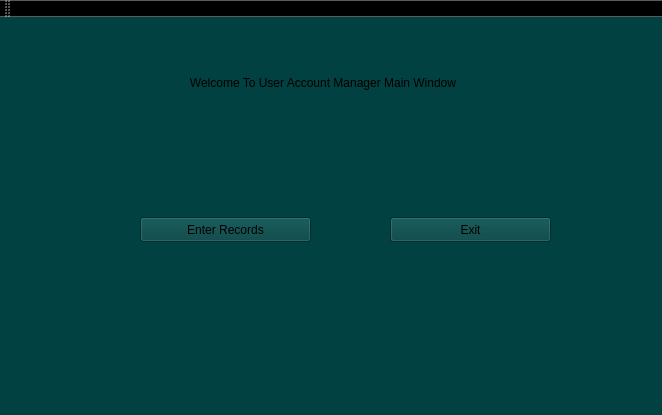
<?xml version="1.0" encoding="UTF-8"?>
<ui version="4.0">
 <class>MainWindow</class>
 <widget class="QMainWindow" name="MainWindow">
  <property name="geometry">
   <rect>
    <x>0</x>
    <y>0</y>
    <width>662</width>
    <height>415</height>
   </rect>
  </property>
  <property name="cursor">
   <cursorShape>ArrowCursor</cursorShape>
  </property>
  <property name="windowTitle">
   <string>MainWindow</string>
  </property>
  <property name="autoFillBackground">
   <bool>false</bool>
  </property>
  <property name="styleSheet">
   <string notr="true">background-color:rgb(2, 65, 65)</string>
  </property>
  <widget class="QWidget" name="centralWidget">
   <widget class="QLabel" name="lableHeading">
    <property name="geometry">
     <rect>
      <x>150</x>
      <y>40</y>
      <width>411</width>
      <height>51</height>
     </rect>
    </property>
    <property name="autoFillBackground">
     <bool>false</bool>
    </property>
    <property name="styleSheet">
     <string notr="true"/>
    </property>
    <property name="text">
     <string>            Welcome To User Account Manager Main Window</string>
    </property>
   </widget>
   <widget class="QPushButton" name="mainEntryButton">
    <property name="geometry">
     <rect>
      <x>140</x>
      <y>200</y>
      <width>171</width>
      <height>25</height>
     </rect>
    </property>
    <property name="text">
     <string>Enter Records</string>
    </property>
   </widget>
   <widget class="QPushButton" name="mainExitButtoon">
    <property name="geometry">
     <rect>
      <x>390</x>
      <y>200</y>
      <width>161</width>
      <height>25</height>
     </rect>
    </property>
    <property name="text">
     <string>Exit</string>
    </property>
   </widget>
  </widget>
  <widget class="QToolBar" name="mainToolBar">
   <property name="styleSheet">
    <string notr="true">background-color:da</string>
   </property>
   <attribute name="toolBarArea">
    <enum>TopToolBarArea</enum>
   </attribute>
   <attribute name="toolBarBreak">
    <bool>false</bool>
   </attribute>
  </widget>
  <widget class="QStatusBar" name="statusBar"/>
  <widget class="QMenuBar" name="menuBar">
   <property name="geometry">
    <rect>
     <x>0</x>
     <y>0</y>
     <width>662</width>
     <height>22</height>
    </rect>
   </property>
  </widget>
 </widget>
 <layoutdefault spacing="6" margin="11"/>
 <resources/>
 <connections/>
</ui>
